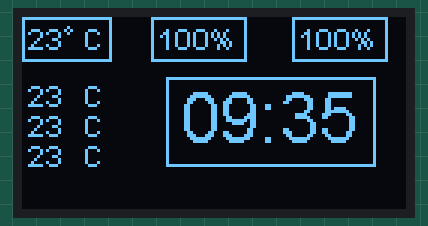
The sketch below on a simulated ESP8266 (NodeMCU). Shown: 128×64 one-colour display.

Above: at 0.1 s.

The sketch:

LCD_ESP.ino
```cpp
#include <Wire.h>
#include "SSD1306Wire.h"

//Define Portas
#define SCL 4//12
#define SDA 5//13

SSD1306Wire  display(0x3c, SCL, SDA);

void setup()
{
  Serial.begin(9600);
  display.init(); //Inicia o display
  display.flipScreenVertically(); //Inverte a tela
}

void draw()
{
  display.setFont(ArialMT_Plain_10); //Define fonte e tamanho

  //Temperatura 1-Superior
  display.drawString( 2, 1, "23");
  display.drawCircle(15,4,1);
  display.drawString(20, 1, "C");
  display.drawRect(0,0, 30, 15);

  //Umidade 2-Superior
  display.drawString(45,1,"100");
  display.drawString( 62, 1, "%");
  display.drawRect(43,0, 32, 15);

  //Pressão 3-Superior
  display.drawString(92,1,"100");
  display.drawString( 109, 1, "%");
  display.drawRect(90,0, 32, 15);

  //Altura 1-Inferor
  display.drawString( 2, 20, "23");
  display.drawString( 20, 20, "C");

  //Outro 2-Inferior
  display.drawString( 2, 30, "23");
  display.drawString( 20, 30, "C");

  //Outro 3-Inferior
  display.drawString( 2, 40, "23");
  display.drawString( 20, 40, "C");

  //Hora
  display.setFont(ArialMT_Plain_24);
  display.drawString( 53, 20, "09:35");
  //moldura relogio
  display.drawRect(48, 20, 70, 30);
}

void loop()
{
  //Atualização do display
  draw();
  display.display(); //
  delay(10);
}
```
